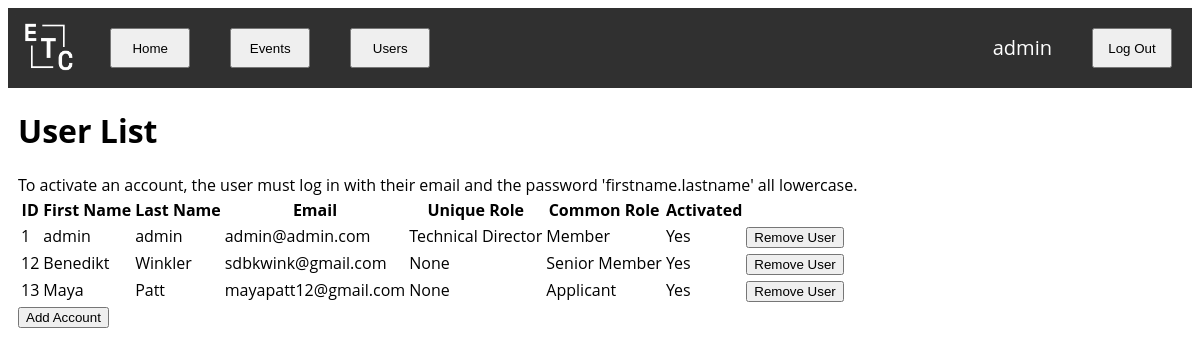
The app's page /account/list (signed in) with its own data.
### users/models.py (models this page shows, shortened)
class User(AbstractUser):
    objects = UserManager()
    USERNAME_FIELD = 'email'
    REQUIRED_FIELDS = []
    username = None
    email = models.EmailField(unique=True)
    activated = models.BooleanField(default=False)
    unique_role = models.PositiveSmallIntegerField(choices=UNIQUE_ROLE_CHOICES, unique=True, blank=True, null=True)
    common_role = models.PositiveSmallIntegerField(choices=COMMON_ROLE_CHOICES)

### users/views.py (the view)
# urls.py: path('list', views.list, name='list'),
@unique_role_required()
def list(request):
    return render(request, 'users/user_list.html', {
        'users': get_user_model().objects.all()
    })

### users/templates/users/user_list.html (shortened to what this page needs)
{% extends 'layout.html' %}
{% load static %}
{% block head %}
<link rel="stylesheet" href="{% static 'users/user_list.css' %}">
{% endblock head %}
{% block body %}
<h1>User List</h1>
<div>To activate an account, the user must log in with their email and the password 'firstname.lastname' all lowercase.</div>
<table class="pure-table pure-table-striped">
    <thead>
        <tr>
            <th>ID</th>
            <th>First Name</th>
            <th>Last Name</th>
            <th>Email</th>
            <th>Unique Role</th>
            <th>Common Role</th>
            <th>Activated</th>
            <th></th>
        </tr>
    </thead>
    <tbody>
        {% for user in users %}
            <tr>
                <td data-th="ID: ">{{ user.id }}</td>
                <td data-th="First Name: ">{{ user.first_name }}</td>
                <td data-th="Last Name: ">{{ user.last_name }}</td>
                <td data-th="Email: ">{{ user.email }}</td>
                <td data-th="Unique Role: ">{{ user.get_unique_role_display }}</td>
                <td data-th="Common Role: ">{{ user.get_common_role_display }}</td>
                <td data-th="Activated: ">{% if user.activated %}Yes{% else %}No{% endif %}</td>
                <td><button data-id="{{ user.id }}" class="remove-button pure-button">Remove User</button></td>
            </tr>
        {% endfor %}
    </tbody>
</table>
<a href="{% url 'users:create_account' %}"><button class="pure-button">Add Account</button></a>
{% endblock body %}

### templates/layout.html (shortened to what this page needs)
{% load static %}
<!DOCTYPE html>
<html lang="en">
  <head>
    <link rel="stylesheet" href="https://cdn.jsdelivr.net/npm/purecss@2.1.0/build/pure-min.css">
    <link rel="stylesheet" href="{% static 'layout.css' %}">
    {% block head %}
    {% endblock head %}
  </head>
  <body>
    <div id="nav-bar">
      <a href="{% url 'home:index' %}">
        <img src="{% static 'images/logo.png' %}" alt="">
      </a>
      <a href="{% url 'home:index' %}">
        <button class="pure-button">Home</button>
      </a>
      <a href="{% url 'events:index' %}">
        <button class="pure-button">Events</button>
      </a>
      {% if user.unique_role %}
        <a href="{% url 'users:list' %}">
          <button class="pure-button">Users</button>
        </a>
      {% endif %}
      {% if user.is_authenticated %}
        <a class="right" href="{% url 'users:logout' %}">
          <button class="pure-button">Log Out</button>
        </a>
        <a class="right empty" href="{% url 'users:index' %}">
          {{ user.first_name }}
        </a>
      {% else %}
        <a class="right" href="{% url 'users:login' %}">
          <button class="pure-button">Log In</button>
        </a>
      {% endif %}
    </div>
    <div id="body">
      {% block body %}
      {% endblock body %}
    </div>
  </body>
</html>

### static/layout.css (style rules this page uses)
html { font-family: 'Open Sans', sans-serif; }
#nav-bar { background-color: #303030; height: 80px; overflow: hidden; }
#nav-bar img { height: 70px; margin: 5px; }
#nav-bar a { float: left; }
#nav-bar button { margin: 20px; min-width: 80px; height: 40px; }
#nav-bar a.right { float: right; }
#nav-bar a.empty { font-size: 20px; font-weight: 500; color: white; background-color: transparent; text-decoration: none; margin: 20px; height: 40px; line-height: 40px; }
#body { margin: 10px; }

### records on screen
User: first_name "admin", id "1", last_name "admin", email "admin@admin.com", unique_role "Technical Director", common_role "Member", activated "Yes"
User: id "12", first_name "Benedikt", last_name "Winkler", email "sdbkwink@gmail.com", unique_role "None", common_role "Senior Member", activated "Yes"
User: id "13", first_name "Maya", last_name "Patt", email "mayapatt12@gmail.com", unique_role "None", common_role "Applicant", activated "Yes"
